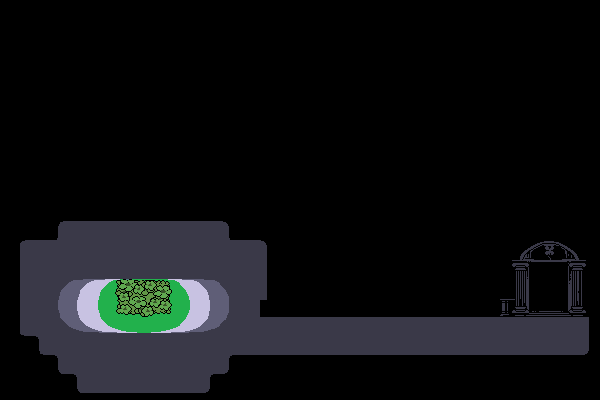

Rendered tile map (Tiled .tmx) drawn with the repository's tilesets; below, a short description and the full map source, tile grids included:
An orthogonal 30x20 tile map with 20x20 px tiles, 2 tile layers (Ground, Objects) and 1 object.

<map version="1.10" tiledversion="1.12.2" orientation="orthogonal" renderorder="right-down" width="30" height="20" tilewidth="20" tileheight="20" infinite="0" nextlayerid="7" nextobjectid="7">
 <editorsettings>
  <export target="entrance.tmj" format="json" />
 </editorsettings>
 <tileset firstgid="1" name="tiltan_tale_ruins" tilewidth="20" tileheight="20" spacing="1" tilecount="1376" columns="32">
  <grid orientation="orthogonal" width="21" height="21" />
  <image source="../Sprites/Tilesets/tiltan_tale_ruins.png" trans="8a5a9d" width="682" height="910" />
 </tileset>
 <layer id="1" name="Ground" width="30" height="20">
  <data encoding="csv">
0,0,0,0,0,0,0,0,0,0,0,0,0,0,0,0,0,0,0,0,0,0,0,0,0,0,0,0,0,0,
0,0,0,0,0,0,0,0,0,0,0,0,0,0,0,0,0,0,0,0,0,0,0,0,0,0,0,0,0,0,
0,0,0,0,0,0,0,0,0,0,0,0,0,0,0,0,0,0,0,0,0,0,0,0,0,0,0,0,0,0,
0,0,0,0,0,0,0,0,0,0,0,0,0,0,0,0,0,0,0,0,0,0,0,0,0,0,0,0,0,0,
0,0,0,0,0,0,0,0,0,0,0,0,0,0,0,0,0,0,0,0,0,0,0,0,0,0,0,0,0,0,
0,0,0,0,0,0,0,0,0,0,0,0,0,0,0,0,0,0,0,0,0,0,0,0,0,0,0,0,0,0,
0,0,0,0,0,0,0,0,0,0,0,0,0,0,0,0,0,0,0,0,0,0,0,0,0,0,0,0,0,0,
0,0,0,0,0,0,0,0,0,0,0,0,0,0,0,0,0,0,0,0,0,0,0,0,0,0,0,0,0,0,
0,0,0,0,0,0,0,0,0,0,0,0,0,0,0,0,0,0,0,0,0,0,0,0,0,0,0,0,0,0,
0,0,0,0,0,0,0,0,0,0,0,0,0,0,0,0,0,0,0,0,0,0,0,0,0,0,0,0,0,0,
0,0,0,0,0,0,0,0,0,0,0,0,0,0,0,0,0,0,0,0,0,0,0,0,0,0,0,0,0,0,
833,834,835,836,837,838,839,840,841,842,843,844,845,846,0,0,0,0,0,0,0,0,0,0,0,0,0,0,0,0,
865,866,867,868,869,870,871,872,873,874,875,876,877,878,0,0,0,0,0,0,0,0,0,0,0,0,0,0,0,0,
897,898,899,900,901,902,903,904,905,906,907,908,909,910,0,0,0,0,0,0,0,0,0,0,0,0,0,926,0,0,
929,930,931,932,933,934,935,936,937,938,939,940,941,942,0,0,0,0,0,0,0,0,0,0,0,0,0,958,0,0,
961,962,963,964,965,966,967,968,969,970,971,972,973,975,976,977,978,979,980,981,982,983,984,986,987,988,989,990,991,992,
993,994,995,996,997,998,999,1000,1001,1002,1003,1004,1005,1007,1008,1009,1010,1011,1012,1013,1014,1015,1016,1017,1018,1020,1021,1022,1023,1024,
1025,1026,1027,1028,1029,1030,1031,1032,1033,1034,1035,1036,1037,1039,1040,1041,1042,1043,1044,1045,1046,1047,1048,1049,1050,1052,1053,1054,1055,1056,
1057,1058,1059,1060,1061,1062,1063,1064,1065,1066,1067,1068,1069,1070,0,0,0,0,0,0,0,0,0,0,0,0,0,0,0,0,
1089,1090,1091,1092,1093,1094,1095,1096,1097,1098,1099,1100,1101,1102,0,0,0,0,0,0,0,0,0,0,0,0,0,0,0,0
</data>
 </layer>
 <layer id="4" name="Objects" width="30" height="20">
  <data encoding="csv">
853,854,855,856,857,858,859,859,891,856,857,858,859,859,859,859,859,891,854,855,856,857,858,859,859,859,856,857,858,859,
853,853,854,855,856,857,858,859,923,859,859,859,859,891,891,891,891,923,857,858,859,859,859,859,891,891,858,859,859,859,
885,885,886,887,888,889,890,891,955,891,891,891,891,923,923,923,923,955,859,859,859,891,891,891,923,923,859,859,891,891,
917,917,918,919,920,921,922,923,955,923,923,923,923,955,955,955,955,891,891,891,891,923,923,923,955,955,891,891,923,923,
949,949,950,951,952,953,954,955,954,955,955,955,955,891,891,891,891,923,923,923,923,955,955,955,891,891,923,923,955,955,
950,951,952,953,954,955,859,951,952,953,954,955,923,923,923,923,923,955,955,955,955,859,891,891,923,923,955,955,954,955,
950,951,952,953,954,955,854,855,856,857,858,859,955,955,955,955,955,952,953,954,955,891,923,923,955,955,952,953,954,955,
950,951,952,953,954,955,859,859,859,859,859,859,859,859,859,951,952,953,954,955,891,923,955,955,950,951,952,953,954,955,
950,951,952,953,954,955,891,891,891,891,891,891,891,891,891,952,953,954,955,923,923,955,885,949,950,951,952,953,954,955,
950,951,952,953,954,955,923,923,923,923,923,923,923,923,923,953,954,955,955,955,955,917,917,949,950,951,952,953,954,955,
950,951,952,953,954,955,955,955,955,955,955,955,955,955,955,885,917,917,917,949,949,949,949,949,950,951,952,953,954,955,
0,0,0,0,0,0,0,0,0,0,0,0,0,0,917,917,949,949,949,949,950,951,952,949,950,951,952,953,954,955,
0,0,0,0,0,0,0,0,0,0,0,0,0,0,949,949,949,950,951,952,953,954,955,890,891,892,893,894,895,896,
0,0,0,0,0,0,0,0,0,0,0,0,0,0,949,950,951,952,953,954,955,955,923,922,923,924,925,0,927,928,
0,0,0,0,0,0,0,0,0,0,0,0,0,0,949,950,951,952,953,954,955,955,955,954,955,956,957,0,959,960,
0,0,0,0,0,0,0,0,0,0,0,0,0,0,0,0,0,0,0,0,0,0,0,0,0,0,989,0,991,992,
0,0,0,0,0,0,0,0,0,0,0,0,0,0,0,0,0,0,0,0,0,0,0,0,0,0,0,0,0,0,
0,0,0,0,0,0,0,0,0,0,0,0,0,0,0,0,0,0,0,0,0,0,0,0,0,0,0,0,0,0,
0,0,0,0,0,0,0,0,0,0,0,0,0,0,1073,1074,1075,1076,1077,1078,1079,1080,1081,1082,1083,1084,1085,1086,1087,1088,
0,0,0,0,0,0,0,0,0,0,0,0,0,0,1105,1106,1107,1108,1109,1110,1111,1112,1113,1114,1115,1116,1117,1118,1119,1120
</data>
 </layer>
 <objectgroup id="6" name="Interactables">
  <object id="6" x="109.5" y="268.5" width="69.75" height="51" />
 </objectgroup>
</map>
